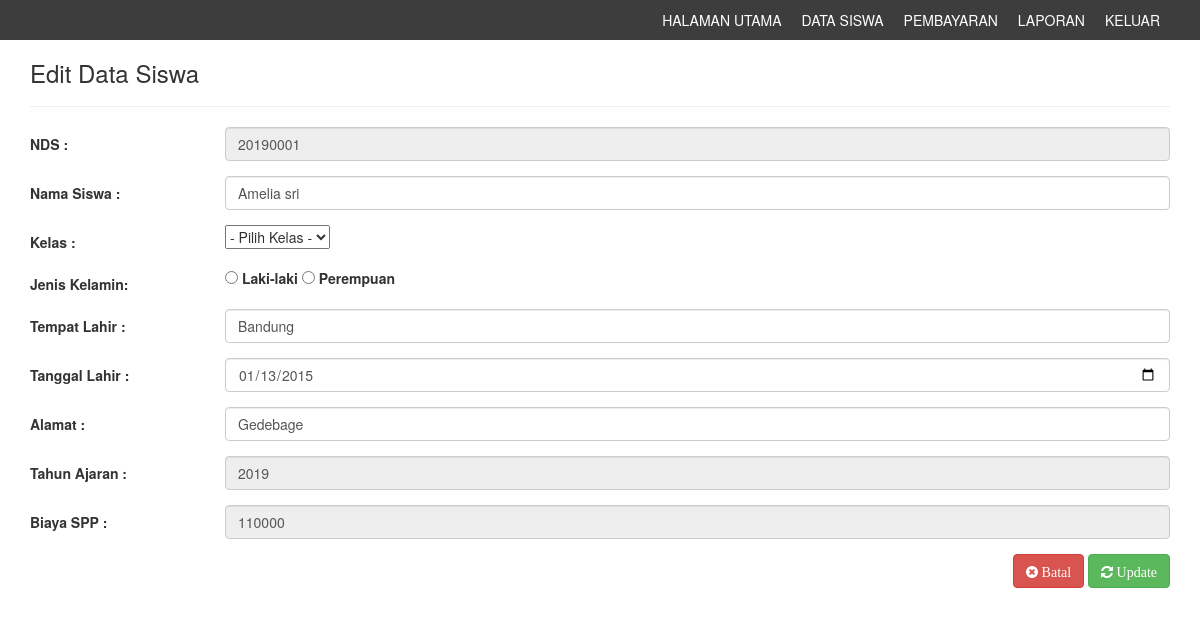
The app's page /editsiswa.php?id=1 (signed in) with its own data.
### tables this page shows
CREATE TABLE `siswa` (
  `idsiswa` int(11) NOT NULL,
  `nds` varchar(8) DEFAULT NULL,
  `namasiswa` varchar(30) DEFAULT NULL,
  `jeniskelamin` varchar(10) NOT NULL,
  `kelas` varchar(10) DEFAULT NULL,
  `tahunajaran` varchar(10) NOT NULL,
  `biaya` int(20) DEFAULT NULL,
  `sumbangan` int(20) NOT NULL,
  `tempat` varchar(20) NOT NULL,
  `ttl` date NOT NULL,
  `alamat` varchar(100) NOT NULL
);

### editsiswa.php (the view, shortened to what this page needs)
<?php include "header.php"; ?>
<?php
$sqlEdit = mysqli_query($koneksi, "SELECT * FROM siswa WHERE idsiswa='$_GET[id]'");
$e=mysqli_fetch_array($sqlEdit);
?>
<!DOCTYPE html>
<html>
<head>
	<link rel="stylesheet" type="text/css" href="css/bootstrap.css">
</head>
<body>
<div class="container">
<h3>Edit Data Siswa</h3>
<hr>
<form class="form-horizontal" method="post" action="">
			<div class="form-group">
				<label style="text-align: left;" class="control-label col-sm-2" for="nama">NDS :</label>
				<div class="col-sm-10">
					<input type="text" name="nds" maxlength="8" class="form-control" value="<?php echo $e['nds']; ?>" readonly/>
				</div>
			</div>
			<div class="form-group">
				<label style="text-align: left;" class="control-label col-sm-2" for="nama">Nama Siswa :</label>
				<div class="col-sm-10">
					<input type="text" name="namasiswa" maxlength="40" class="form-control" value="<?php echo $e['namasiswa']; ?>" />
				</div>
			</div>
			<div class="form-group">
				<label style="text-align: left;"class="control-label col-sm-2" for="nama">Kelas 	:</label>
				<div class="col-sm-10">
					<select name="kelas" id="kelas" onchange="isi_otomatis(this)">
					<option value="" selected disabled="">- Pilih Kelas -</option>
				</select>
				</div>
			</div>
			<div class="form-group">
				<label style="text-align: left;" class="control-label col-sm-2" for="jeniskelamin">Jenis Kelamin:</label>
				<div class="col-sm-10">
            <label>
            	<input type="radio" name="jeniskelamin" value="laki-laki"> Laki-laki
            </label>
            <label>
            	<input type="radio" name="jeniskelamin" value="perempuan"> Perempuan
            </label>
			</div>
			</div>
			<div class="form-group">
				<label style="text-align: left;" class="control-label col-sm-2" for="nama">Tempat Lahir 	:</label>
				<div class="col-sm-10">
					<input type="text" name="tempat" class="form-control" value="<?php echo $e['tempat']; ?>" />
				</div>
			</div>
			<div class="form-group">
				<label style="text-align: left;" class="control-label col-sm-2" for="nama">Tanggal Lahir 	:</label>
				<div class="col-sm-10">
					<input type="date" name="ttl" class="form-control" value="<?php echo $e['ttl']; ?>" />
				</div>
			</div>
			<div class="form-group">
				<label style="text-align: left;" class="control-label col-sm-2" for="nama">Alamat 	:</label>
				<div class="col-sm-10">
					<input type="text" name="alamat" class="form-control" value="<?php echo $e['alamat']; ?>" />
				</div>
			</div>
			<div class="form-group">
				<label style="text-align: left;" class="control-label col-sm-2" for="nama">Tahun Ajaran 	:</label>
				<div class="col-sm-10">
					<input type="text" name="tahunajaran" class="form-control" value="<?php echo $e['tahunajaran']; ?>" readonly/>
				</div>
			</div>
			<div class="form-group">
				<label style="text-align: left;" class="control-label col-sm-2" for="nama">Biaya SPP 	:</label>
				<div class="col-sm-10">
					<input type="text" name="biaya" id="biaya" class="form-control" value="<?php echo $e['biaya']; ?>" readonly/>
				</div>
			</div>
			<div align="right">
				<a href="viewdata.php">
					<button type="button" class="btn btn-danger btn-s" ><i class="fa  fa-times-circle"> Batal</i></button>
				</a>
				<button type="submit" value="update" class="btn btn-success btn-s"><i class="fa  fa-refresh"> Update</i></button>
			</div>
			<br>
</form>
</div>
</body>
</html>

### assets/css/style.css (style rules this page uses)
body { font-family: 'Roboto', sans-serif; line-height: 30px; }
.btn { border-radius: 0px; -webkit-border-radius: 0px; -moz-border-radius: 0px; }

### records on screen
siswa: nds "20190001", namasiswa "Amelia sri", tempat "Bandung", ttl "01/13/2015", alamat "Gedebage", tahunajaran "2019", biaya "110000"
